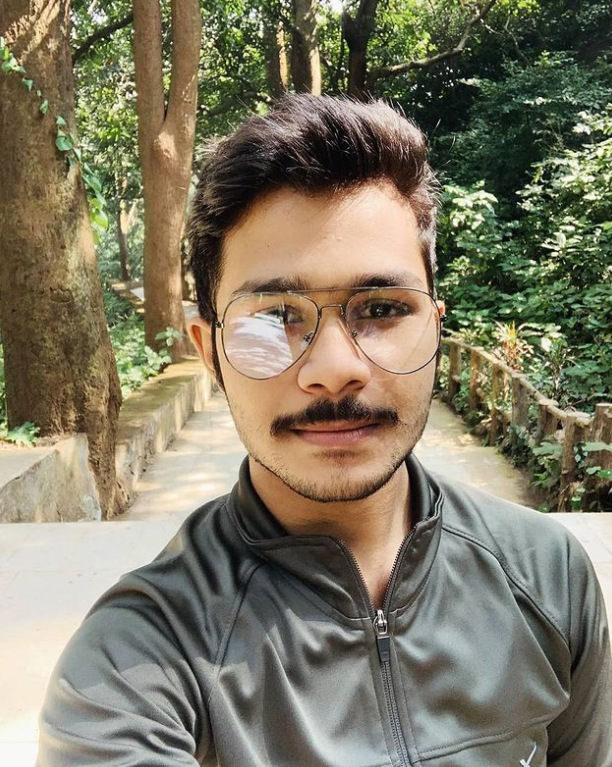
#> input picture pixel/rahul.png, 612 x 767 px
$ python main.py
#> lines starting #> are read from the running program, lines starting #| are printed output that depends on the picture
from PIL import Image

myImage = Image.open('rahul.png')
#> myImage is the input picture: PIL image 612x767 RGBA; mean R, G, B, A 127.5, 121.4, 100.8, 255

smallImage = myImage.resize((16, 16), Image.BILINEAR)
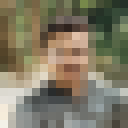
#> smallImage: PIL image 16x16 RGBA (shown 8 times larger); mean R, G, B, A 127.2, 121.2, 100.5, 255

resultImage = smallImage.resize(myImage.size, Image.NEAREST)
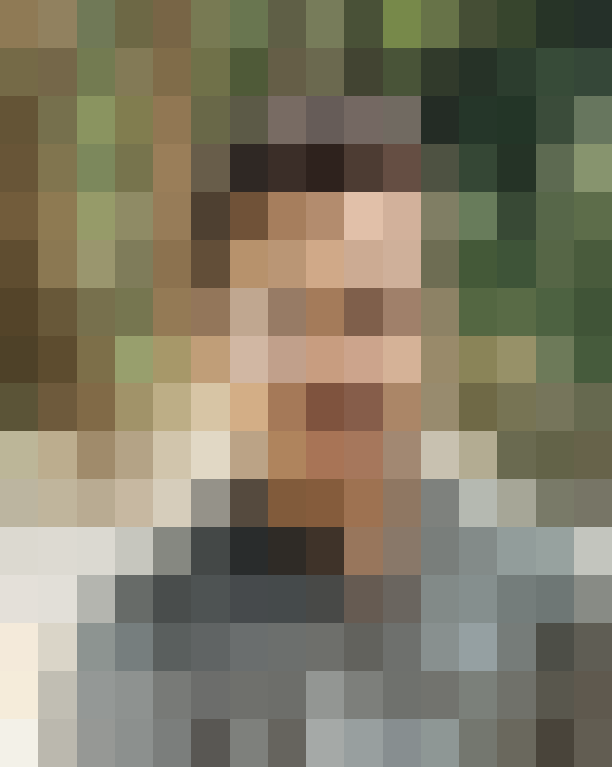
#> resultImage: PIL image 612x767 RGBA; mean R, G, B, A 127.2, 121.2, 100.5, 255

resultImage.save('rahul.png')
